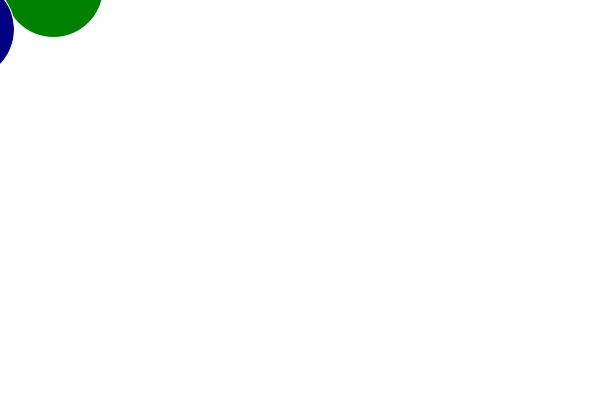
Frame 1 (no input)
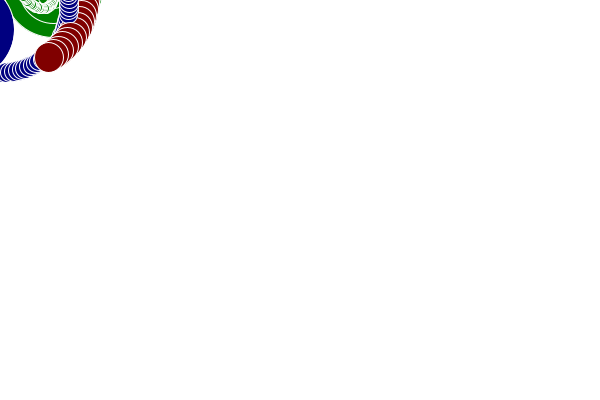
Frame 60 (the mouse pressed at the canvas centre just before this capture)
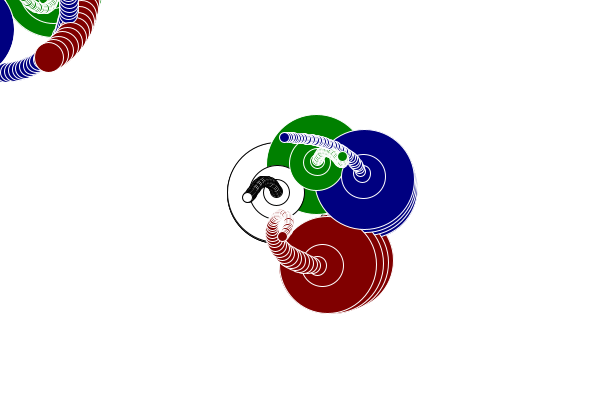
Frame 120 (the mouse held since frame 60 and released just before this capture)

The Processing sketch that drew these frames (run headless with seeded random() and noise(); from frame 60 on, the mouse is pressed at the canvas centre):

// Processing sketch: processing_30386
// ── processing_30386.pde

//  ========================================================
//
//  Noodle
//  arthurG, June 2011
//
//  questions, comments : arthurgraff -at- gmail
//  ========================================================


float scaleNoise = 0.01f;


class CNoodle {

  int nSegs;
  float vx,vy;
  float []segsLength;
  float []noisePos;
  float []angles;
  float posX,posY,lastPosX,lastPosY;

  CNoodle () {
    nSegs = 8;

    vx=0;
    vy=0;

    float totalLength = height/4;
    segsLength = new float[nSegs];
    noisePos = new float[nSegs];
    angles = new float[nSegs];

    for (int i=0; i<nSegs; i++) {
      angles[i] = random(TWO_PI);
      noisePos[i] = random(100);
      segsLength[i] = totalLength/float(nSegs);
    }

    segsLength[0] = totalLength/2.0f;
    for (int i=1; i<nSegs; i++) {
      segsLength[i] = segsLength[i-1]/2.0f;
    }

    lastPosX = width/2;
    lastPosY = height/2;
  }

  void update () {

    lastPosX = posX;
    lastPosY = posY;

    float a=0;
    posX = mouseX;
    posY = mouseY;

    for (int i=0; i<nSegs; i++) {
      a+=angles[i];
      posX += cos(a)*segsLength[i];
      posY += sin(a)*segsLength[i];
    }

    for (int i=0; i<nSegs; i++) {
      noisePos[i] += scaleNoise;
      angles[i] += (0.4f-noise(noisePos[i]))/5.0;
    }

    vx=(vx+(posX-lastPosX))/2.0;
    vy=(vy+(posY-lastPosY))/2.0;
  }

  void draw() {
    float mv = max(10,sqrt(vx*vx+vy*vy)*5.0f);
    float sz = min(mv,100.0f);

    ellipse (posX, posY,sz,sz);
  }
}

CNoodle noodle01;
CNoodle noodle02;
CNoodle noodle03;
CNoodle noodle04;

void setup () {
  size (600,400);
  background(255);

  noodle01 = new CNoodle();
  noodle02 = new CNoodle();
  noodle03 = new CNoodle();
  noodle04 = new CNoodle();

  smooth();
}



void draw () {

  noodle01.update();
  noodle02.update();
  noodle03.update();
  noodle04.update();

  stroke(0);

  fill (255);
  noodle04.draw();

  stroke(255);

  fill (128,0,0);
  noodle01.draw();

  fill (0,128,0);
  noodle02.draw();

  fill (0,0,128);
  noodle03.draw();
}
